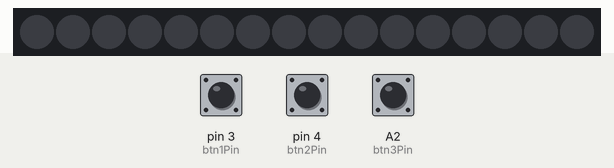
The sketch below on a simulated Arduino Uno, built with avr-gcc and run on an emulated ATmega328P. Shown: 16 RGB LEDs in strip order, left to right. Inputs (shaded band) come from the test bench; at power-on: pin 3 (btn1Pin) HIGH, A2 (btn3Pin) HIGH, pin 4 (btn2Pin) HIGH.

Above: at 1.2 s.
1.3 s: pin 3 (btn1Pin) pulled LOW for 0.15 s
At 2.3 s:
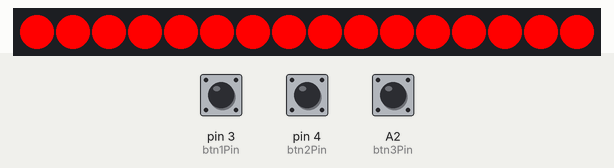
2.9 s: A2 (btn3Pin) pulled LOW for 0.15 s
At 3.6 s:
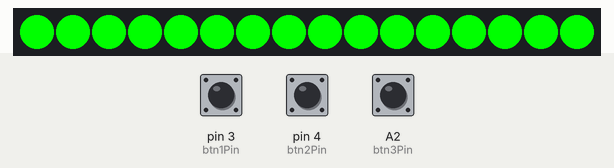
4.5 s: pin 3 (btn1Pin) pulled LOW for 1 s
At 6.0 s:
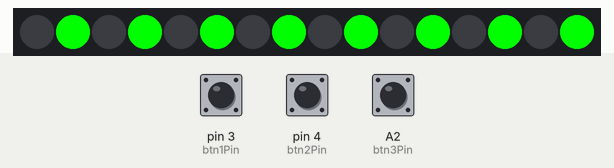
7.0 s: A2 (btn3Pin) pulled LOW for 1 s
At 9.1 s:
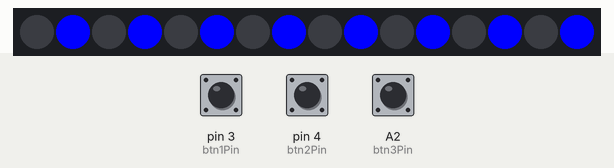
9.5 s: pin 3 (btn1Pin) pulled LOW for 0.15 s
At 10.6 s:
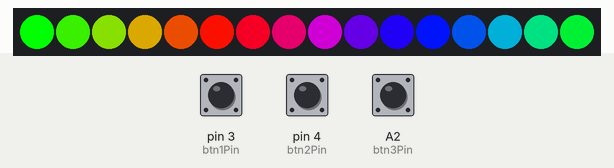
11.1 s: pin 3 (btn1Pin) pulled LOW for 3.2 s
At 15.1 s:
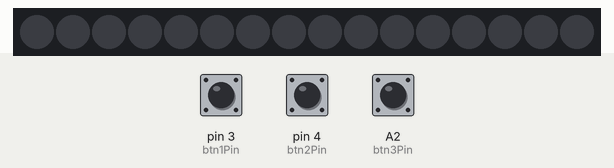
Timing chart, 0 to 16.6 s (numbered marks = the images above; inputs shaded):
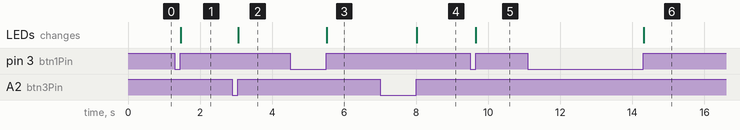

The sketch:

LightPainting.ino
```cpp
/* Digital Fotografie Hacks
 * LightPainting:
 * Lichtmalerie mit Adafruit Neopixel Sticks
 * v0.1, 2014-08-18, Peter Recktenwald
*/
/*-----( Importiere benoetigte Bibliotheken )-----*/
#include <Adafruit_NeoPixel.h>

/*-----( Definitionen )-----*/
#define pixelPin 7
#define btn1Pin  3
#define btn2Pin  4
#define btn3Pin  A2

#define BUTTON1  1
#define BUTTON2  2
#define BUTTON3  4

#define BRIGHTNESS_STEPS 5

enum eMode {
  MOD_INIT,
  MOD_SOLID,
  MOD_STRIPE,
  MOD_RAINBOW,
  MOD_LAST
};

enum eColorMode {
  COL_RED,
  COL_GREEN,
  COL_BLUE,
  COL_WHITE,
  COL_LAST
};

/*-----( Variablen )-----*/
// Parameter 1 = number of pixels in strip
// Parameter 2 = Arduino pin number (most are valid)
// Parameter 3 = pixel type flags, add together as needed:
//   NEO_KHZ800  800 KHz bitstream (most NeoPixel products w/WS2812 LEDs)
//   NEO_KHZ400  400 KHz (classic 'v1' (not v2) FLORA pixels, WS2811 drivers)
//   NEO_GRB     Pixels are wired for GRB bitstream (most NeoPixel products)
//   NEO_RGB     Pixels are wired for RGB bitstream (v1 FLORA pixels, not v2)
Adafruit_NeoPixel strip = Adafruit_NeoPixel(16, pixelPin, NEO_GRB + NEO_KHZ800);

int mode = MOD_INIT;
int colorMode = COL_RED;
int brightnessIdx = BRIGHTNESS_STEPS-1;
int brightness;

int brightnessTbl[BRIGHTNESS_STEPS] = {32, 64, 128, 192, 255};

void initButtons(void)
{
  // Button pins as inputs
  pinMode(btn1Pin, INPUT);
  pinMode(btn2Pin, INPUT);
  pinMode(btn3Pin, INPUT);
  // enable internal PullUp
  digitalWrite(btn1Pin, HIGH);
  digitalWrite(btn2Pin, HIGH);
  digitalWrite(btn3Pin, HIGH);
}

int readButtons(void)
{
  int result = 0;

  if (digitalRead(btn1Pin) == 0)
  {
    while (digitalRead(btn1Pin) == 0);
    result |= BUTTON1;
  }
  if (digitalRead(btn2Pin) == 0)
  {
    while (digitalRead(btn2Pin) == 0);
    result |= BUTTON2;
  }
  if (digitalRead(btn3Pin) == 0)
  {
    while (digitalRead(btn3Pin) == 0);
    result |= BUTTON3;
  }
  return result;
}
// IMPORTANT: To reduce NeoPixel burnout risk, add 1000 uF capacitor across
// pixel power leads, add 300 - 500 Ohm resistor on first pixel's data input
// and minimize distance between Arduino and first pixel.  Avoid connecting
// on a live circuit...if you must, connect GND first.

void setup() {
  initButtons();
  strip.begin();
  strip.show(); // Initialize all pixels to 'off'
}

void loop() {
  int btn;
  btn = readButtons();

  if (btn & BUTTON1)  // Mode
  {
    if (mode < (MOD_LAST-1)) mode++; else mode = MOD_INIT;
  }
  if (btn & BUTTON2)  // Helligkeit
  {
    if (brightnessIdx < (BRIGHTNESS_STEPS-1)) brightnessIdx++; else brightnessIdx = 0;
  }
  if (btn & BUTTON3)  // Farbe
  {
    if (colorMode < (COL_LAST-1)) colorMode++; else colorMode = COL_RED;
  }

  brightness = brightnessTbl[brightnessIdx];
  switch (mode)
  {
    case MOD_SOLID:
      switch (colorMode)
      {
        case COL_RED:
          colorWipe(strip.Color(brightness, 0, 0)); // Red
        break;
        case COL_GREEN:
          colorWipe(strip.Color(0, brightness, 0)); // Green
        break;
        case COL_BLUE:
          colorWipe(strip.Color(0, 0, brightness)); // Blue
        break;
        case COL_WHITE:
          colorWipe(strip.Color(brightness, brightness, brightness)); // White
        break;
      }
    break;
    case MOD_STRIPE:
      switch (colorMode)
      {
        case COL_RED:
          colorStripe(strip.Color(brightness, 0, 0)); // Red
        break;
        case COL_GREEN:
          colorStripe(strip.Color(0, brightness, 0)); // Green
        break;
        case COL_BLUE:
          colorStripe(strip.Color(0, 0, brightness)); // Blue
        break;
        case COL_WHITE:
          colorStripe(strip.Color(brightness, brightness, brightness)); // White
        break;
      }
    break;
    case MOD_RAINBOW:
      rainbow();
    break;
    default:
      colorWipe(strip.Color(0, 0, 0));
    break;
  }


//  rainbow(20);
//  rainbowCycle(20);
}

// Fill the dots one after the other with a color
void colorWipe(uint32_t c) {
  for(uint16_t i=0; i<strip.numPixels(); i++) {
      strip.setPixelColor(i, c);
      strip.show();
  }
}


// Fill the dots one after the other with a color
void colorStripe(uint32_t c) {
  for(uint16_t i=0; i<strip.numPixels(); i++) {
      if (i&1)
        strip.setPixelColor(i, c);
      else
        strip.setPixelColor(i, 0);
      strip.show();
  }
}

// Slightly different, this makes the rainbow equally distributed throughout
void rainbow(void) {
  uint16_t i;

  for(i=0; i< strip.numPixels(); i++) {
    strip.setPixelColor(i, Wheel(((i * 256 / strip.numPixels())) & 255));
  }
  strip.show();
}

// Input a value 0 to 255 to get a color value.
// The colours are a transition r - g - b - back to r.
uint32_t Wheel(byte WheelPos) {
  if(WheelPos < 85) {
   return strip.Color(WheelPos * 3, 255 - WheelPos * 3, 0);
  } else if(WheelPos < 170) {
   WheelPos -= 85;
   return strip.Color(255 - WheelPos * 3, 0, WheelPos * 3);
  } else {
   WheelPos -= 170;
   return strip.Color(0, WheelPos * 3, 255 - WheelPos * 3);
  }
}
```

Measured:
- after the input at 1.3 s, the LEDs: change after 0.16 s (image 1)
- after the input at 2.9 s, the LEDs: change after 0.16 s (image 2)
- after the input at 4.5 s, the LEDs: change after 1.0 s (image 3)
- after the input at 7.0 s, the LEDs: change after 1.0 s (image 4)
- after the input at 9.5 s, the LEDs: change after 0.15 s (image 5)
- after the input at 11.1 s, the LEDs: change after 3.2 s (image 6)
